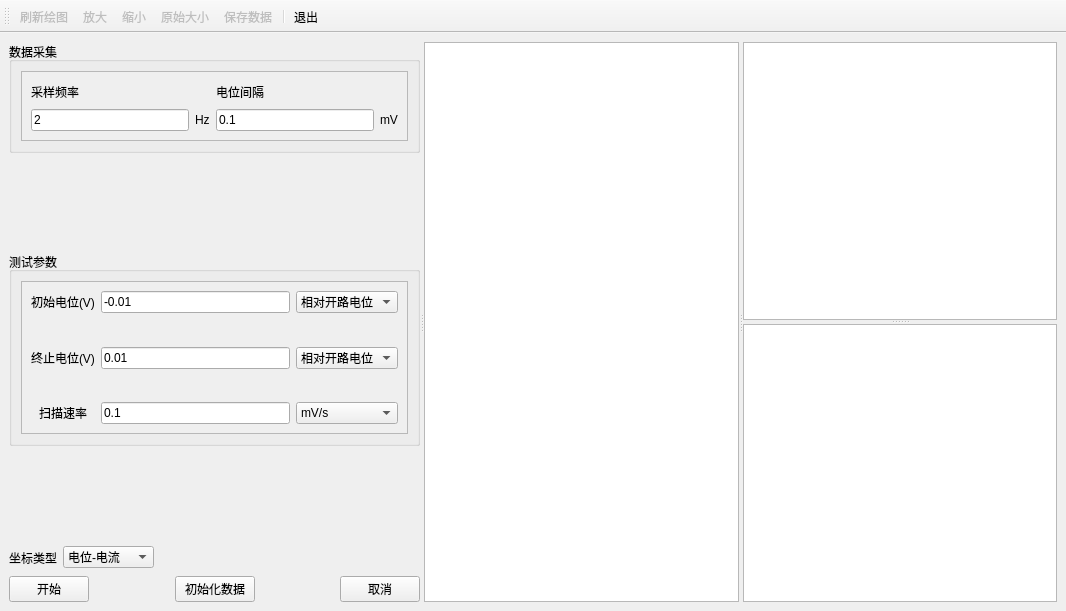
<?xml version="1.0" encoding="UTF-8"?>
<ui version="4.0">
 <class>FormScan</class>
 <widget class="QMainWindow" name="FormScan">
  <property name="geometry">
   <rect>
    <x>0</x>
    <y>0</y>
    <width>1066</width>
    <height>611</height>
   </rect>
  </property>
  <property name="windowTitle">
   <string>MainWindow</string>
  </property>
  <widget class="QWidget" name="centralwidget">
   <layout class="QGridLayout" name="gridLayout_7">
    <item row="0" column="0">
     <widget class="QSplitter" name="splitter_3">
      <property name="orientation">
       <enum>Qt::Horizontal</enum>
      </property>
      <widget class="QWidget" name="layoutWidget">
       <layout class="QGridLayout" name="gridLayout_6">
        <item row="0" column="0">
         <layout class="QGridLayout" name="gridLayout_5">
          <item row="1" column="0">
           <spacer name="verticalSpacer_3">
            <property name="orientation">
             <enum>Qt::Vertical</enum>
            </property>
            <property name="sizeHint" stdset="0">
             <size>
              <width>20</width>
              <height>40</height>
             </size>
            </property>
           </spacer>
          </item>
          <item row="2" column="0">
           <widget class="QGroupBox" name="groupBox_2">
            <property name="title">
             <string>测试参数</string>
            </property>
            <layout class="QGridLayout" name="gridLayout_3">
             <item row="0" column="0">
              <widget class="QScrollArea" name="scrollArea">
               <property name="widgetResizable">
                <bool>true</bool>
               </property>
               <widget class="QWidget" name="scrollAreaWidgetContents">
                <property name="geometry">
                 <rect>
                  <x>0</x>
                  <y>0</y>
                  <width>454</width>
                  <height>168</height>
                 </rect>
                </property>
                <layout class="QGridLayout" name="gridLayout_2">
                 <item row="0" column="0">
                  <widget class="QLabel" name="label">
                   <property name="text">
                    <string>初始电位(V)</string>
                   </property>
                  </widget>
                 </item>
                 <item row="0" column="1">
                  <widget class="QLineEdit" name="lineEdit">
                   <property name="text">
                    <string>-0.01</string>
                   </property>
                  </widget>
                 </item>
                 <item row="0" column="2">
                  <widget class="QComboBox" name="comboBox">
                   <item>
                    <property name="text">
                     <string>相对开路电位</string>
                    </property>
                   </item>
                   <item>
                    <property name="text">
                     <string>相对SCE</string>
                    </property>
                   </item>
                  </widget>
                 </item>
                 <item row="1" column="1">
                  <spacer name="verticalSpacer">
                   <property name="orientation">
                    <enum>Qt::Vertical</enum>
                   </property>
                   <property name="sizeHint" stdset="0">
                    <size>
                     <width>20</width>
                     <height>28</height>
                    </size>
                   </property>
                  </spacer>
                 </item>
                 <item row="2" column="0">
                  <widget class="QLabel" name="label_5">
                   <property name="text">
                    <string>终止电位(V)</string>
                   </property>
                  </widget>
                 </item>
                 <item row="2" column="1">
                  <widget class="QLineEdit" name="lineEdit_5">
                   <property name="text">
                    <string>0.01</string>
                   </property>
                  </widget>
                 </item>
                 <item row="2" column="2">
                  <widget class="QComboBox" name="comboBox_3">
                   <item>
                    <property name="text">
                     <string>相对开路电位</string>
                    </property>
                   </item>
                   <item>
                    <property name="text">
                     <string>相对SCE</string>
                    </property>
                   </item>
                  </widget>
                 </item>
                 <item row="3" column="1">
                  <spacer name="verticalSpacer_2">
                   <property name="orientation">
                    <enum>Qt::Vertical</enum>
                   </property>
                   <property name="sizeHint" stdset="0">
                    <size>
                     <width>20</width>
                     <height>27</height>
                    </size>
                   </property>
                  </spacer>
                 </item>
                 <item row="4" column="0">
                  <widget class="QLabel" name="label_6">
                   <property name="text">
                    <string>扫描速率</string>
                   </property>
                   <property name="alignment">
                    <set>Qt::AlignCenter</set>
                   </property>
                  </widget>
                 </item>
                 <item row="4" column="1">
                  <widget class="QLineEdit" name="lineEdit_6">
                   <property name="text">
                    <string>0.1</string>
                   </property>
                  </widget>
                 </item>
                 <item row="4" column="2">
                  <widget class="QComboBox" name="comboBox_4">
                   <item>
                    <property name="text">
                     <string>mV/s</string>
                    </property>
                   </item>
                   <item>
                    <property name="text">
                     <string>V/s</string>
                    </property>
                   </item>
                  </widget>
                 </item>
                </layout>
               </widget>
              </widget>
             </item>
            </layout>
           </widget>
          </item>
          <item row="0" column="0">
           <widget class="QGroupBox" name="groupBox">
            <property name="title">
             <string>数据采集</string>
            </property>
            <layout class="QGridLayout" name="gridLayout">
             <item row="0" column="0">
              <widget class="QScrollArea" name="scrollArea_2">
               <property name="widgetResizable">
                <bool>true</bool>
               </property>
               <widget class="QWidget" name="scrollAreaWidgetContents_2">
                <property name="geometry">
                 <rect>
                  <x>0</x>
                  <y>0</y>
                  <width>454</width>
                  <height>85</height>
                 </rect>
                </property>
                <layout class="QGridLayout" name="gridLayout_4">
                 <item row="1" column="0">
                  <widget class="QLineEdit" name="lineEdit_2">
                   <property name="text">
                    <string>2</string>
                   </property>
                  </widget>
                 </item>
                 <item row="1" column="1">
                  <widget class="QLabel" name="label_2">
                   <property name="text">
                    <string>Hz</string>
                   </property>
                  </widget>
                 </item>
                 <item row="1" column="2">
                  <widget class="QLineEdit" name="lineEdit_3">
                   <property name="text">
                    <string>0.1</string>
                   </property>
                  </widget>
                 </item>
                 <item row="1" column="3">
                  <widget class="QLabel" name="label_3">
                   <property name="text">
                    <string>mV</string>
                   </property>
                  </widget>
                 </item>
                 <item row="0" column="0">
                  <widget class="QLabel" name="label_4">
                   <property name="text">
                    <string>采样频率</string>
                   </property>
                  </widget>
                 </item>
                 <item row="0" column="2">
                  <widget class="QLabel" name="label_8">
                   <property name="text">
                    <string>电位间隔</string>
                   </property>
                  </widget>
                 </item>
                </layout>
               </widget>
              </widget>
             </item>
            </layout>
           </widget>
          </item>
          <item row="3" column="0">
           <spacer name="verticalSpacer_4">
            <property name="orientation">
             <enum>Qt::Vertical</enum>
            </property>
            <property name="sizeHint" stdset="0">
             <size>
              <width>20</width>
              <height>40</height>
             </size>
            </property>
           </spacer>
          </item>
         </layout>
        </item>
        <item row="1" column="0">
         <layout class="QHBoxLayout" name="horizontalLayout">
          <item>
           <widget class="QLabel" name="label_7">
            <property name="text">
             <string>坐标类型</string>
            </property>
           </widget>
          </item>
          <item>
           <widget class="QComboBox" name="comboBox_5">
            <item>
             <property name="text">
              <string>电位-电流</string>
             </property>
            </item>
            <item>
             <property name="text">
              <string>电位-lg电流</string>
             </property>
            </item>
           </widget>
          </item>
          <item>
           <spacer name="horizontalSpacer">
            <property name="orientation">
             <enum>Qt::Horizontal</enum>
            </property>
            <property name="sizeHint" stdset="0">
             <size>
              <width>33</width>
              <height>25</height>
             </size>
            </property>
           </spacer>
          </item>
         </layout>
        </item>
        <item row="2" column="0">
         <layout class="QHBoxLayout" name="horizontalLayout_2">
          <item>
           <widget class="QPushButton" name="btnOk">
            <property name="text">
             <string>开始</string>
            </property>
           </widget>
          </item>
          <item>
           <spacer name="horizontalSpacer_2">
            <property name="orientation">
             <enum>Qt::Horizontal</enum>
            </property>
            <property name="sizeHint" stdset="0">
             <size>
              <width>40</width>
              <height>20</height>
             </size>
            </property>
           </spacer>
          </item>
          <item>
           <widget class="QPushButton" name="btnIniData">
            <property name="text">
             <string>初始化数据</string>
            </property>
           </widget>
          </item>
          <item>
           <spacer name="horizontalSpacer_3">
            <property name="orientation">
             <enum>Qt::Horizontal</enum>
            </property>
            <property name="sizeHint" stdset="0">
             <size>
              <width>40</width>
              <height>20</height>
             </size>
            </property>
           </spacer>
          </item>
          <item>
           <widget class="QPushButton" name="btnCancel">
            <property name="text">
             <string>取消</string>
            </property>
           </widget>
          </item>
         </layout>
        </item>
       </layout>
      </widget>
      <widget class="QSplitter" name="splitter_2">
       <property name="orientation">
        <enum>Qt::Horizontal</enum>
       </property>
       <widget class="QChartView" name="chartView">
        <property name="minimumSize">
         <size>
          <width>280</width>
          <height>0</height>
         </size>
        </property>
       </widget>
       <widget class="QSplitter" name="splitter">
        <property name="orientation">
         <enum>Qt::Vertical</enum>
        </property>
        <widget class="QTableView" name="tableView"/>
        <widget class="QPlainTextEdit" name="plainTextEdit"/>
       </widget>
      </widget>
     </widget>
    </item>
   </layout>
  </widget>
  <widget class="QToolBar" name="toolBar">
   <property name="windowTitle">
    <string>toolBar</string>
   </property>
   <property name="toolButtonStyle">
    <enum>Qt::ToolButtonTextUnderIcon</enum>
   </property>
   <attribute name="toolBarArea">
    <enum>TopToolBarArea</enum>
   </attribute>
   <attribute name="toolBarBreak">
    <bool>false</bool>
   </attribute>
   <addaction name="actDraw"/>
   <addaction name="actZoomIn"/>
   <addaction name="actZoomOut"/>
   <addaction name="actZoomReset"/>
   <addaction name="actSaveData"/>
   <addaction name="separator"/>
   <addaction name="actQuit"/>
  </widget>
  <action name="actZoomIn">
   <property name="enabled">
    <bool>false</bool>
   </property>
   <property name="icon">
    <iconset resource="res.qrc">
     <normaloff>:/images/images/418.bmp</normaloff>:/images/images/418.bmp</iconset>
   </property>
   <property name="text">
    <string>放大</string>
   </property>
   <property name="toolTip">
    <string>放大</string>
   </property>
  </action>
  <action name="actZoomOut">
   <property name="enabled">
    <bool>false</bool>
   </property>
   <property name="icon">
    <iconset resource="res.qrc">
     <normaloff>:/images/images/416.bmp</normaloff>:/images/images/416.bmp</iconset>
   </property>
   <property name="text">
    <string>缩小</string>
   </property>
   <property name="toolTip">
    <string>缩小</string>
   </property>
  </action>
  <action name="actZoomReset">
   <property name="enabled">
    <bool>false</bool>
   </property>
   <property name="icon">
    <iconset resource="res.qrc">
     <normaloff>:/images/images/414.bmp</normaloff>:/images/images/414.bmp</iconset>
   </property>
   <property name="text">
    <string>原始大小</string>
   </property>
   <property name="toolTip">
    <string>还原为原始大小</string>
   </property>
  </action>
  <action name="actQuit">
   <property name="icon">
    <iconset resource="res.qrc">
     <normaloff>:/images/images/132.bmp</normaloff>:/images/images/132.bmp</iconset>
   </property>
   <property name="text">
    <string>退出</string>
   </property>
   <property name="toolTip">
    <string>退出本系统</string>
   </property>
  </action>
  <action name="actDraw">
   <property name="enabled">
    <bool>false</bool>
   </property>
   <property name="icon">
    <iconset resource="res.qrc">
     <normaloff>:/images/images/828.bmp</normaloff>:/images/images/828.bmp</iconset>
   </property>
   <property name="text">
    <string>刷新绘图</string>
   </property>
   <property name="toolTip">
    <string>刷新绘图</string>
   </property>
  </action>
  <action name="actSaveData">
   <property name="enabled">
    <bool>false</bool>
   </property>
   <property name="icon">
    <iconset resource="res.qrc">
     <normaloff>:/images/images/104.bmp</normaloff>:/images/images/104.bmp</iconset>
   </property>
   <property name="text">
    <string>保存数据</string>
   </property>
   <property name="toolTip">
    <string>保存数据</string>
   </property>
  </action>
 </widget>
 <customwidgets>
  <customwidget>
   <class>QChartView</class>
   <extends>QGraphicsView</extends>
   <header location="global">qchartview.h</header>
  </customwidget>
 </customwidgets>
 <resources>
  <include location="res.qrc"/>
 </resources>
 <connections>
  <connection>
   <sender>btnCancel</sender>
   <signal>clicked()</signal>
   <receiver>FormScan</receiver>
   <slot>close()</slot>
   <hints>
    <hint type="sourcelabel">
     <x>606</x>
     <y>321</y>
    </hint>
    <hint type="destinationlabel">
     <x>332</x>
     <y>186</y>
    </hint>
   </hints>
  </connection>
  <connection>
   <sender>actQuit</sender>
   <signal>triggered()</signal>
   <receiver>FormScan</receiver>
   <slot>close()</slot>
   <hints>
    <hint type="sourcelabel">
     <x>-1</x>
     <y>-1</y>
    </hint>
    <hint type="destinationlabel">
     <x>554</x>
     <y>243</y>
    </hint>
   </hints>
  </connection>
 </connections>
</ui>
